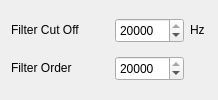
             <widget class="QWidget" name="tab_3">
              <attribute name="title">
               <string>High Pass</string>
              </attribute>
              <layout class="QVBoxLayout" name="verticalLayout_19">
               <item>
                <layout class="QHBoxLayout" name="horizontalLayout_42">
                 <item>
                  <widget class="QLabel" name="label_70">
                   <property name="minimumSize">
                    <size>
                     <width>98</width>
                     <height>16</height>
                    </size>
                   </property>
                   <property name="maximumSize">
                    <size>
                     <width>98</width>
                     <height>16</height>
                    </size>
                   </property>
                   <property name="text">
                    <string>Filter Cut Off</string>
                   </property>
                  </widget>
                 </item>
                 <item>
                  <widget class="QSpinBox" name="spinBox_30">
                   <property name="minimumSize">
                    <size>
                     <width>69</width>
                     <height>25</height>
                    </size>
                   </property>
                   <property name="maximumSize">
                    <size>
                     <width>69</width>
                     <height>25</height>
                    </size>
                   </property>
                   <property name="maximum">
                    <number>20000</number>
                   </property>
                   <property name="value">
                    <number>20000</number>
                   </property>
                  </widget>
                 </item>
                 <item>
                  <widget class="QLabel" name="label_71">
                   <property name="minimumSize">
                    <size>
                     <width>17</width>
                     <height>16</height>
                    </size>
                   </property>
                   <property name="maximumSize">
                    <size>
                     <width>17</width>
                     <height>16</height>
                    </size>
                   </property>
                   <property name="text">
                    <string>Hz</string>
                   </property>
                  </widget>
                 </item>
                </layout>
               </item>
               <item>
                <layout class="QHBoxLayout" name="horizontalLayout_43">
                 <item>
                  <widget class="QLabel" name="label_72">
                   <property name="minimumSize">
                    <size>
                     <width>98</width>
                     <height>16</height>
                    </size>
                   </property>
                   <property name="maximumSize">
                    <size>
                     <width>98</width>
                     <height>16</height>
                    </size>
                   </property>
                   <property name="text">
                    <string>Filter Order</string>
                   </property>
                  </widget>
                 </item>
                 <item>
                  <widget class="QSpinBox" name="spinBox_31">
                   <property name="minimumSize">
                    <size>
                     <width>69</width>
                     <height>25</height>
                    </size>
                   </property>
                   <property name="maximumSize">
                    <size>
                     <width>69</width>
                     <height>25</height>
                    </size>
                   </property>
                   <property name="maximum">
                    <number>20000</number>
                   </property>
                   <property name="value">
                    <number>20000</number>
                   </property>
                  </widget>
                 </item>
                 <item>
                  <widget class="QLabel" name="label_73">
                   <property name="minimumSize">
                    <size>
                     <width>17</width>
                     <height>16</height>
                    </size>
                   </property>
                   <property name="maximumSize">
                    <size>
                     <width>17</width>
                     <height>16</height>
                    </size>
                   </property>
                   <property name="text">
                    <string/>
                   </property>
                  </widget>
                 </item>
                </layout>
               </item>
              </layout>
             </widget>
